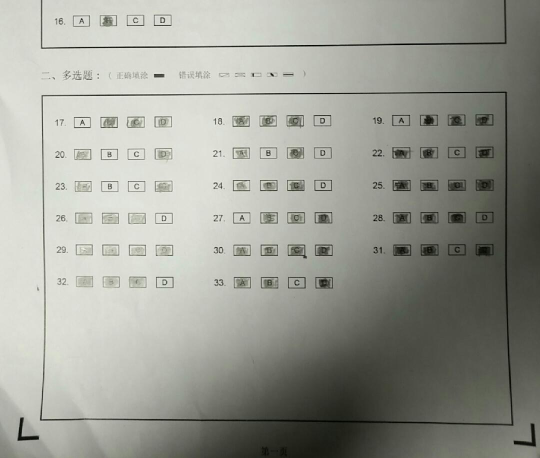
#> input picture img/new/0031.jpg, 1080 x 916 px (shown at 1/2 size)
$ python test_sheet.py   (Python 2 division)   (older library calls are emulated)
#> lines starting #> are read from the running program, lines starting #| are printed output that depends on the picture; after the words box and inside, x2 and y2 are one past the last pixel; in counts of white or black regions, pixels touching at a corner belong together
### sheet.py
# coding=utf-8
#import cPickle  #python2
import pickle
import os
import cv2
from imutils import contours   #pip install web.py==0.40-dev1
from e import ContourCountError, ContourPerimeterSizeError, PolyNodeCountError
import numpy as np
import settings
#from settings import ANS_IMG_THRESHOLD, CNT_PERIMETER_THRESHOLD, CHOICE_IMG_THRESHOLD, ANS_IMG_DILATE_ITERATIONS, \
#    ANS_IMG_ERODE_ITERATIONS, CHOICE_IMG_DILATE_ITERATIONS, CHOICE_IMG_ERODE_ITERATIONS, CHOICE_MAX_AREA, \
    #CHOICE_CNT_COUNT, ANS_IMG_KERNEL, CHOICE_IMG_KERNEL, CHOICE_MIN_AREA
from utils import detect_cnt_again, get_init_process_img, get_bright_process_img, get_max_area_cnt, get_ans,sort_by_row_hs,sort_by_row_hs2

'''
def get_choice_area(areas):
    areas = sorted(areas)
    segments = []
    segment_areas = [areas[0]]
    for i, c in enumerate(areas[1:]):
        if abs(c-areas[i]) < 300:
            segment_areas.append(areas[i])
        else:
            segments.append(segment_areas)
            segment_areas = [areas[i]]
    temp = segments[0]
    for array in segments:
        if len(array) > len(temp) or len(temp)> 250 and len(array) < 250:#小于250
            temp = array
    return temp[0]-10,temp[-1]+10
'''
# [24 lines left out: functions get_choice_area, brightness, not called in this run]
def get_answer_from_sheet(base_img):

#> called with base_img = 'img/new/0031.jpg'
    filepath,tempfilename = os.path.split(base_img);
    file_name,_ = os.path.splitext(tempfilename)
    obj_dir = os.path.curdir + "/img/new/"+ file_name
    if not os.path.exists(obj_dir):
        os.makedirs(obj_dir)
    base_img = cv2.imread(base_img);
#> base_img is the input picture: shape (916, 1080, 3); mean B, G, R 148.4, 156.5, 155.2
    #保存最原始图片
    cv2.imwrite(obj_dir+"/"+'origin.png', base_img)
    # 灰度化然后进行边缘检测、二值化等等一系列处理
    img = cv2.cvtColor(base_img, cv2.COLOR_BGR2GRAY)
    img = get_init_process_img(img)
    #写入图片
    cv2.imwrite(obj_dir+"/"+'process-0.png',img)
    # 获取最大面积轮廓并和图片大小作比较，看轮廓周长大小判断是否是答题卡的轮廓
    cnt = get_max_area_cnt(img)
    cnt_perimeter = cv2.arcLength(cnt, True)
    cv2.drawContours(base_img, [cnt], 0, (0, 255, 0), 1)
    #画边框
    cv2.imwrite(obj_dir+"/"+'green_border.png', base_img)
    base_img_perimeter = (base_img.shape[0] + base_img.shape[1]) * 2
    if not cnt_perimeter > settings.CNT_PERIMETER_THRESHOLD * base_img_perimeter:
        print ("边缘丢失")
        exit()
    # 计算多边形的顶点，并看是否是四个顶点
    poly_node_list = cv2.approxPolyDP(cnt, cv2.arcLength(cnt, True) * 0.1, True)
    if not poly_node_list.shape[0] == 4:
        raise PolyNodeCountError
    # 根据计算的多边形顶点继续处理图片，主要是是纠偏
    processed_img = detect_cnt_again(poly_node_list, base_img)
    #保存纠正图片
    #processed_img = cv2.dilate(processed_img, kernel, iterations=1)
    wait_draw = processed_img.copy()
    cv2.imwrite(obj_dir+"/"+'correct-position.png', processed_img)
    # 调整图片的亮度
    processed_img = get_bright_process_img(processed_img)
    cv2.imwrite(obj_dir+"/"+'brighten.png', processed_img)

    # [6 lines of commented-out code are left out]
    ans_img = cv2.morphologyEx(processed_img, cv2.MORPH_CLOSE, settings.ANS_IMG_KERNEL)

    ans_img = cv2.adaptiveThreshold(ans_img,255,cv2.ADAPTIVE_THRESH_MEAN_C,cv2.THRESH_BINARY,45,1)
    cv2.imwrite(obj_dir+"/"+'answer_area.png', ans_img)

    # [5 lines of commented-out code are left out]
    choice_img = cv2.adaptiveThreshold(processed_img,255,cv2.ADAPTIVE_THRESH_MEAN_C,cv2.THRESH_BINARY_INV,11,2)
    #choice_img = cv2.morphologyEx(choice_img,cv2.MORPH_GRADIENT,settings.ANS_IMG_KERNEL)

    cv2.imwrite(obj_dir+"/"+'choice_area.png', choice_img)
    #cv2.waitKey(0)

    # 查找选项框以及前面题号的轮廓
    cnts, h = cv2.findContours(choice_img, cv2.RETR_EXTERNAL, cv2.CHAIN_APPROX_SIMPLE)

    #cnts = []
    #for c in cnt1s:
    #    cnts.append(cv2.approxPolyDP(cnt, cv2.arcLength(cnt, True) * 0.1, True))
    question_cnts = []
    cnts_areas = []
    for i,c in enumerate(cnts):
        cnts_areas.append(cv2.contourArea(c))

    CHOICE_MIN_AREA,CHOICE_MAX_AREA = get_choice_area(cnts_areas)
    #print "%d %d" %(CHOICE_MIN_AREA,CHOICE_MAX_AREA)
    for i,c in enumerate(cnts):
        w = cv2.boundingRect(c)[2]
        h = cv2.boundingRect(c)[3]
        if CHOICE_MIN_AREA < cnts_areas[i]< CHOICE_MAX_AREA \
            and ((w/h<=1 and h/w <2) or (w/h>1 and w/h <2)):
            question_cnts.append(c)

    cv2.drawContours(wait_draw, question_cnts, -1, (0, 0, 255), 1)
    cv2.imshow("img", wait_draw)
    cv2.waitKey(0)
    cv2.imwrite(obj_dir+"/"+'wait_draw5.png', wait_draw)
    cv2.waitKey(0)

    if len(question_cnts) < settings.CHOICE_CNT_COUNT/2:
        print ("数目错误 %d %d" %(len(question_cnts),settings.CHOICE_CNT_COUNT))
        exit()
    #对轮廓之上而下的排序
    question_cnts, cnts_pos = contours.sort_contours(question_cnts, method="left-to-right")
    question_cnts, cnts_pos = contours.sort_contours(question_cnts, method="top-to-bottom")
    rows = sort_by_row_hs2(list(cnts_pos))
    get_ans(ans_img, rows)


### utils.py
# coding=utf-8
import math
import numpy as np
import cv2
from imutils import auto_canny, contours
from e import PolyNodeCountError
from score import score
import settings
#from settings import CHOICES, SHEET_AREA_MIN_RATIO, PROCESS_BRIGHT_COLS, PROCESS_BRIGHT_ROWS, BRIGHT_VALUE, \
    #CHOICE_COL_COUNT, CHOICES_PER_QUE, settings.WHITE_RATIO_PER_CHOICE, MAYBE_MULTI_CHOICE_THRESHOLD, CHOICE_CNT_COUNT


# [62 lines left out: functions get_corner_node_list, detect_cnt_again, not called in this run]


def get_init_process_img(roi_img):
    """
    对图片进行初始化处理，包括，梯度化，高斯模糊，二值化，腐蚀，膨胀和边缘检测
    :param roi_img: ndarray
    :return: ndarray
    """
    h = cv2.Sobel(roi_img, cv2.CV_32F, 0, 1, -1)
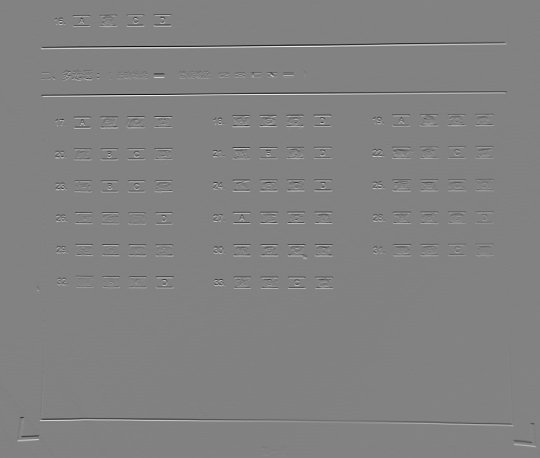
#> h: shape (916, 1080) float32 (shown at 1/2 size); min -896, max 859, mean -0.8; drawn with min black and max white
    v = cv2.Sobel(roi_img, cv2.CV_32F, 1, 0, -1)
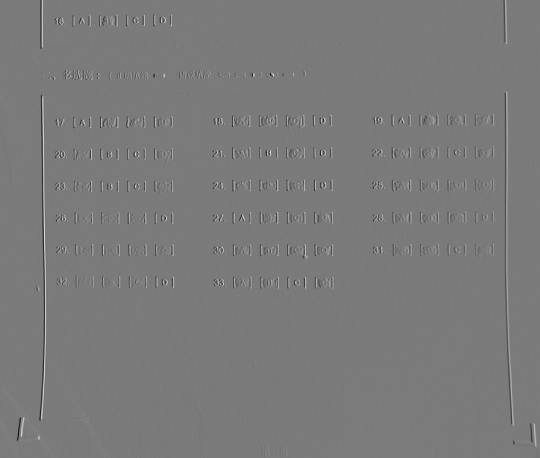
#> v: shape (916, 1080) float32 (shown at 1/2 size); min -650, max 697, mean -0.9; drawn with min black and max white
    img = cv2.add(h, v)
    img = cv2.convertScaleAbs(img)
    img = cv2.GaussianBlur(img, (5, 5), 0)
    ret, img = cv2.threshold(img, 100, 255, cv2.THRESH_BINARY)
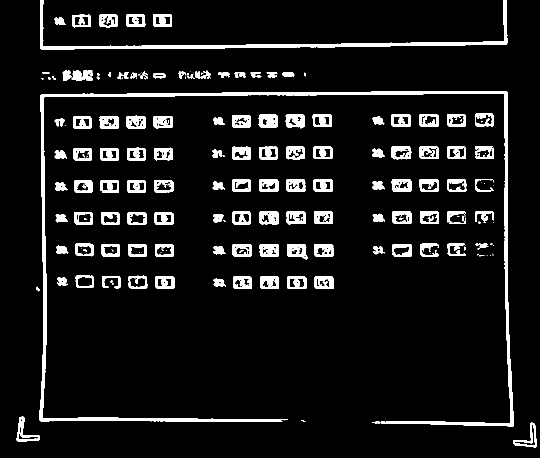
#> img: shape (916, 1080) (shown at 1/2 size); 8% white; 195 white regions (68 under 20 px), largest, box (x1, y1, x2, y2) and area: (78, 182, 1028, 853) 17597, (80, 0, 1015, 100) 7059, (517, 229, 555, 255) 821
    kernel = np.ones((2, 2), np.uint8)
    img = cv2.erode(img, kernel, iterations=2)
#> img: shape (916, 1080); 4.7% white; 195 white regions (73 under 20 px), largest, box (x1, y1, x2, y2) and area: (80, 184, 1028, 853) 11319, (82, 0, 1015, 100) 4750, (520, 231, 555, 255) 566
    img = cv2.dilate(img, kernel, iterations=2)
#> img: shape (916, 1080); 7.8% white; 162 white regions (28 under 20 px), largest, box (x1, y1, x2, y2) and area: (80, 184, 1030, 855) 17441, (82, 0, 1017, 102) 7060, (520, 231, 557, 257) 814
    img = cv2.erode(img, kernel, iterations=2)
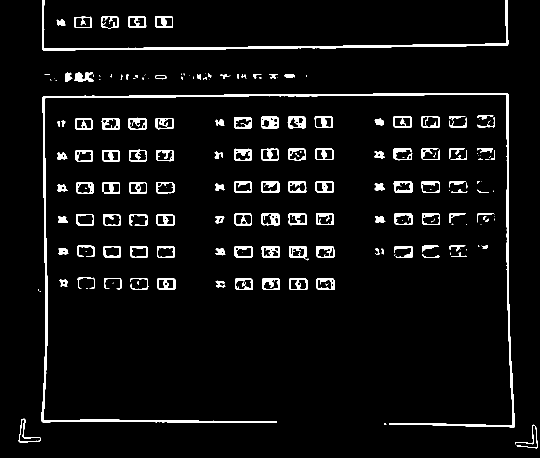
#> img: shape (916, 1080) (shown at 1/2 size); 4.7% white; 195 white regions (73 under 20 px), largest, box (x1, y1, x2, y2) and area: (82, 186, 1030, 855) 11319, (84, 0, 1017, 102) 4768, (522, 233, 557, 257) 566
    img = cv2.dilate(img, kernel, iterations=2)
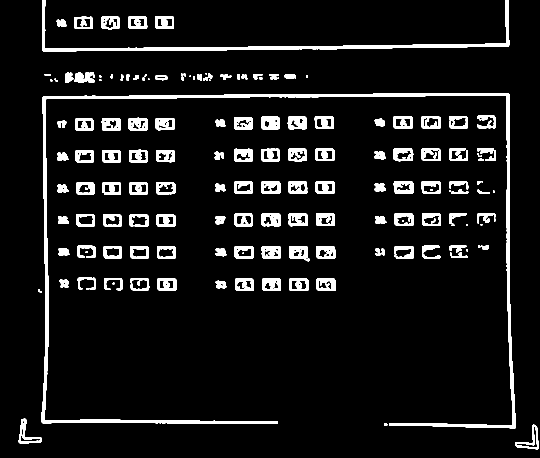
#> img: shape (916, 1080) (shown at 1/2 size); 7.8% white; 162 white regions (28 under 20 px), largest, box (x1, y1, x2, y2) and area: (82, 186, 1032, 857) 17441, (84, 0, 1019, 104) 7086, (522, 233, 559, 259) 814
    img = auto_canny(img)
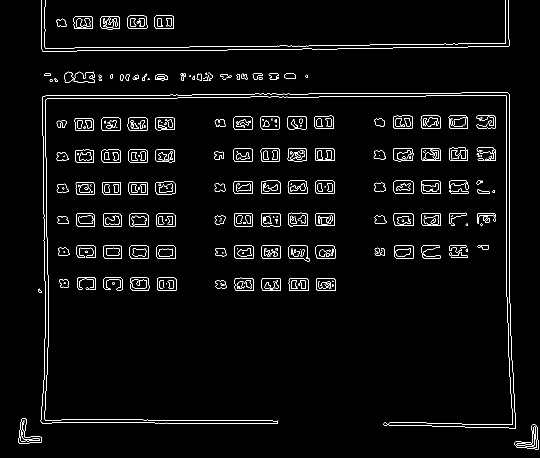
#> img: shape (916, 1080) (shown at 1/2 size); 2.7% white in thin lines or dots
    return img


# [44 lines left out: functions get_roi_img, get_bright_process_img, not called in this run]


def get_max_area_cnt(img):
    """
    获得图片里面最大面积的轮廓
    :param img: ndarray
    :return: ndarray
    """
    cnts, hierarchy = cv2.findContours(img, cv2.RETR_EXTERNAL, cv2.CHAIN_APPROX_SIMPLE)
#> cnts = 169 contours, 67 with area under 20; largest, box (x1, y1, x2, y2) and area: (81, 185, 1032, 857) 17446, (577, 491, 619, 523) 990, (786, 361, 827, 388) 978, (786, 296, 827, 323) 970, (522, 426, 561, 453) 966
    cnt = max(cnts, key=lambda c: cv2.contourArea(c))
#> cnt = contour of 371 points, box (x1, y1, x2, y2) (81, 185, 1032, 857), area 17446
    return cnt


# [68 lines left out: function get_ans, not called in this run]


def get_items_per_row():
    items_per_row = settings.CHOICE_COL_COUNT / settings.CHOICES_PER_QUE #(CHOICES_PER_QUE + 1)
    return items_per_row


def get_item_interval():
    interval = settings.CHOICES_PER_QUE #+ 1
    return interval


# [8 lines left out: function delete_rect, not called in this run]


def get_choice_row_count():
    choice_row_count = int(math.ceil(settings.CHOICE_CNT_COUNT * 1.0 / settings.CHOICE_COL_COUNT))
    return choice_row_count
#中位数
# [292 lines left out: functions get_median, get_ave, checkRect, sort_by_row_hs, sort_by_row_hs2, sort_by_col and 10 more, not called in this run]

### test_sheet.py
from sheet import get_answer_from_sheet
import cv2,math,os

import time

start = time.clock()

image_name = "0031.jpg"; ##0006 0008 没有检测到内边缘

get_answer_from_sheet("img/new/"+image_name);
#> in get_answer_from_sheet, `cnt_perimeter = cv2.arcLength(cnt, True)`: cnt_perimeter = 5995.4
#> in get_answer_from_sheet, `cv2.drawContours(base_img, [cnt], 0, (0, 255, 0), 1)`:
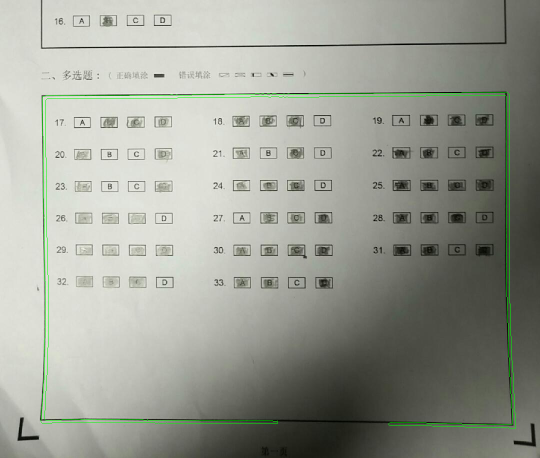
#> base_img: shape (916, 1080, 3) (shown at 1/2 size); 0.6% of pixels changed, all inside (x1, y1, x2, y2) = (81, 185, 1032, 857)
#> in get_answer_from_sheet, `poly_node_list = cv2.approxPolyDP(cnt, cv2.arcLength(cnt, True) * 0.1,..`: poly_node_list = [[1018, 188], [82, 844]]
#> (the run stopped early here; a loop or call above may not have finished)

$ run again, with img/new/0001.jpg copied over img/new/0031.jpg
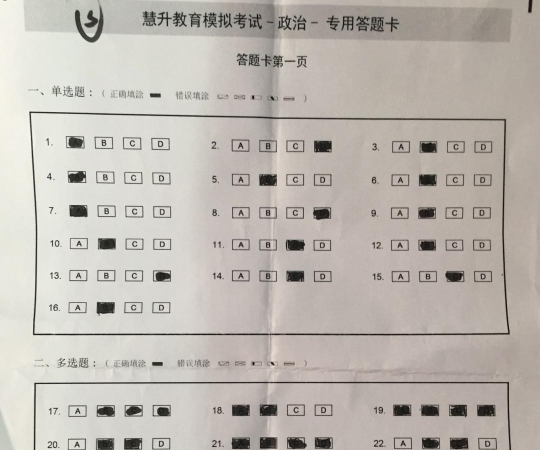
#> input picture img/new/0001.jpg, 1080 x 900 px (shown at 1/2 size)
#> in get_answer_from_sheet, base_img is the input picture: shape (900, 1080, 3); mean B, G, R 177.4, 183.9, 189.5
#> in get_init_process_img, `img = auto_canny(img)`:
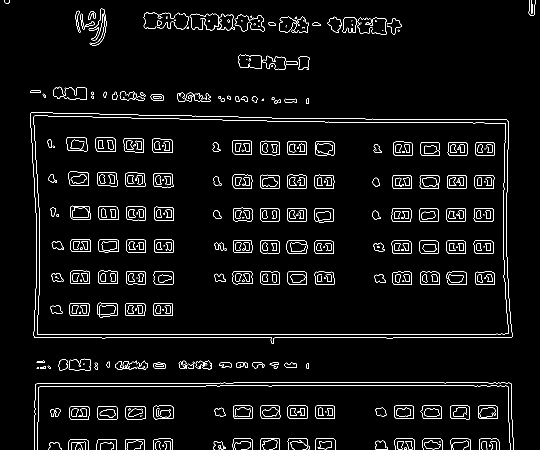
#> img: shape (900, 1080) (shown at 1/2 size); 3.5% white in thin lines or dots
#> in get_max_area_cnt, `cnts, hierarchy = cv2.findContours(img, cv2.RETR_EXTERNAL, cv2.CHAIN_A..`: cnts = 189 contours, 125 with area under 20; largest, box (x1, y1, x2, y2) and area: (67, 231, 1018, 670) 400028, (106, 173, 174, 200) 1221, (841, 811, 884, 838) 1008, (195, 812, 235, 839) 1002, (307, 811, 347, 839) 1000
#> in get_max_area_cnt, `cnt = max(cnts, key=lambda c: cv2.contourArea(c))`: cnt = contour of 253 points, box (x1, y1, x2, y2) (67, 231, 1018, 670), area 400028
#> cnt_perimeter = 2798.9
#> base_img: shape (900, 1080, 3); 0.28% of pixels changed, all inside (x1, y1, x2, y2) = (67, 231, 1018, 670)
#> poly_node_list = [[67, 233], [75, 669], [1017, 667], [1009, 246]]
#> center_y = 542; center_x = 453
#> the loop in get_corner_node_list, `for node in poly_node_list:` made 4 passes
#> in detect_cnt_again, `top_left, bottom_left, top_right, bottom_right = get_corner_node_list(..`: top_left = [[67, 233]]; bottom_left = [[1009, 246]]; top_right = [[75, 669]]; bottom_right = [[1017, 667]]
#> min_v = 233
#> max_v = 669
#> min_h = 67
#> max_h = 1017
#> v: shape (416, 930, 3) float32
#> in get_max_area_cnt (call 2), `cnts, hierarchy = cv2.findContours(img, cv2.RETR_EXTERNAL, cv2.CHAIN_A..`: cnts = 97 contours, 22 with area under 20; largest, box (x1, y1, x2, y2) and area: (113, 32, 155, 61) 1072, (227, 34, 268, 63) 1069, (56, 31, 98, 60) 1068, (170, 33, 211, 62) 1060, (173, 102, 214, 131) 1040
#> in detect_cnt_again, `cnt = get_max_area_cnt(img)`: cnt = contour of 22 points, box (x1, y1, x2, y2) (113, 32, 155, 61), area 1072
#> base_poly_nodes = [[67, 233], [1009, 246], [75, 669], [1017, 667]]
#> transmtx = [[1.1, -0.0203, -69.31], [-0.0284, 2.06, -478.3], [-3.65e-05, 1.36e-06, 1]]
#> choice_img: shape (900, 1080); 12.7% white; 5079 white regions (4385 under 20 px)
#> in get_answer_from_sheet, `cnts, h = cv2.findContours(choice_img, cv2.RETR_EXTERNAL, cv2.CHAIN_AP..`: cnts = 4866 contours, 4618 with area under 20; largest, box (x1, y1, x2, y2) and area: (522, 1, 1080, 900) 2632, (1007, 77, 1051, 130) 2092, (1004, 218, 1047, 271) 2071, (939, 219, 982, 272) 2068, (942, 78, 985, 131) 2054
#> the loop in get_answer_from_sheet, `for i,c in enumerate(cnts):` made 4866 passes
#> c on passes 2 to 4: [[836, 892], [837, 892]], [[751, 892], [752, 892]], [[710, 892], [711, 892]]
#> after the loop in get_answer_from_sheet, `for i,c in enumerate(cnts):`: cnts_areas = 4866 values, max 2632 at index 4857, min 0 at index 1, mean 31.53
#> areas = 4866 values from 0 to 2632
#> after the loop in get_choice_area, `for i, c in enumerate(areas[1:]):`: segments = 4 items
#> in get_choice_area, `temp = segments[0]`: temp = 4797 values from 0 to 528
#> the loop in get_choice_area, `for array in segments:` made 5 passes
#> after the loop in get_choice_area, `for array in segments:`: temp = 64 values from 1708.5 to 2071
#> CHOICE_MIN_AREA = 1648.5; CHOICE_MAX_AREA = 2131
#> the loop in get_answer_from_sheet, `for i,c in enumerate(cnts):` made 4866 passes
#> (w, h) on passes 1, 17, 24: (521, 5), (5, 3), (4, 3)
#> after the loop in get_answer_from_sheet, `for i,c in enumerate(cnts):`: question_cnts = 64 contours; largest, box (x1, y1, x2, y2) and area: (1007, 77, 1051, 130) 2092, (1004, 218, 1047, 271) 2071, (939, 219, 982, 272) 2068, (942, 78, 985, 131) 2054, (443, 82, 485, 136) 2032
#> wait_draw: shape (900, 1080, 3); mean B, G, R 176.9, 183.6, 191.7
#> in get_answer_from_sheet, `question_cnts, cnts_pos = contours.sort_contours(question_cnts, method..`: cnts_pos = 64 items, first 6: (69, 765, 42, 48), (70, 78, 43, 52), (72, 632, 42, 48), (73, 222, 42, 51), (75, 500, 41, 48), (75, 363, 41, 53)
#> in get_answer_from_sheet, `question_cnts, cnts_pos = contours.sort_contours(question_cnts, method..`: cnts_pos = 64 items, first 6: (1007, 77, 44, 53), (70, 78, 43, 52), (942, 78, 43, 53), (134, 79, 43, 52), (198, 79, 42, 53), (813, 80, 43, 53)
#> min_left = 74
#> max_right = 1002
#> min_top = 82
#> max_top = 760
#> in sort_by_row_hs2, `temp_row = [cnts_pos[0]]`: temp_row = [(1007, 77, 44, 53)]
#> the loop in sort_by_row_hs2, `for i,pos  in enumerate(cnts_pos[1:]):` made 63 passes
#> after the loop in sort_by_row_hs2, `for i,pos  in enumerate(cnts_pos[1:]):`: choice_maigin_y = [141, 141, 138, 134, 132]; choice_maigins = 45 values, max 22 at index 2, min 19 at index 32, mean 21.36; question_margins = [139, 139, 139, 139, 138, 138, 137, 138, 138, 139]; queues = 60 items, first 6: (70, 78, 43, 52), (134, 79, 43, 52), (198, 79, 42, 53), (262, 81, 42, 52), (443, 82, 42, 54), (507, 84, 41, 54); rows = 5 items
#> in sort_by_row_hs2, `temp_row = sorted(temp_row,key=lambda x:x[0])#排序后放入`: temp_row = [(69, 765, 42, 48), (132, 764, 42, 61), (194, 765, 42, 48), (257, 765, 42, 48)]
#> data = 45 values from 19 to 22
#> size = 45
#> in get_median, `median = data[(size-1)//2]`: median = 21
#> question_margin_x = 138
#> the loop in get_ave, `for x in data:` made 5 passes
#> after the loop in get_ave, `for x in data:`: sum = 686
#> question_margin_y = 137
#> cell_height = 51
#> cell_width = 42
#> the loop in sort_by_row_hs2, `while i+ insert_cnt < settings.CHOICE_CNT_COUNT and i < len(queues):` made 64 passes
#> (printed output is left out)
#> after the loop in sort_by_row_hs2, `while i+ insert_cnt < settings.CHOICE_CNT_COUNT and i < len(queues):`: final_queue = 64 items, first 6: (70, 78, 43, 52), (134, 79, 43, 52), (198, 79, 42, 53), (262, 81, 42, 52), (443, 82, 42, 54), (507, 84, 41, 54); i = 64; insert_cnt = 0
#> the loop in get_min_row_interval, `for i, c in enumerate(cnts_pos[1:]):` made 63 passes
#> after the loop in get_min_row_interval, `for i, c in enumerate(cnts_pos[1:]):`: rows_interval = 63 values, max 145 at index 11, min -4 at index 7, mean 10.9
#> threshold = 133
#> the loop in sort_by_row_hs2, `for i in range(choice_row_count):` made 6 passes
#> after the loop in sort_by_row_hs2, `for i in range(choice_row_count):`: count = 8; rows = 6 items
#> the loop in get_ans, `for i,row in enumerate(rows):` made 6 passes
#> after the loop in get_ans, `for i,row in enumerate(rows):`:
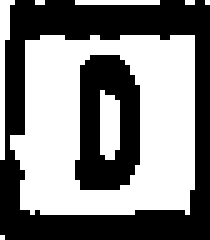
#> new: shape (48, 42) (shown 5 times larger); 50.8% white; 2 black regions, box (x1, y1, x2, y2) and area: (0, 0, 42, 48) 738, (15, 11, 28, 38) 253
#> after the loop in get_ans, `for i,row in enumerate(rows):`: all_percents = 64 values, max 0.603 at index 60, min 0.0824 at index 17, mean 0.434
#> the loop in get_ans, `for i,p in enumerate(all_percents[1:]):` made 16 passes
#> after the loop in get_ans, `for i,p in enumerate(all_percents[1:]):`: stand_th_low = 0.436
#> the loop in get_ave (call 2), `for x in data:` made 64 passes
#> the loop in get_ans, `for i, row in enumerate(rows):` made 6 passes
#> (printed output is left out)
#> after the loop in get_ans, `for i, row in enumerate(rows):`: answer_list = ['A', 'D', 'B', 'A', 'B', 'B', 'A', 'D', 'B', 'B', 'C', 'B', 'D', 'C', 'C', 'B']
#| ['A', 'D', 'B', 'A', 'B', 'B', 'A', 'D', 'B', 'B', 'C', 'B', 'D', 'C', 'C', 'B']
